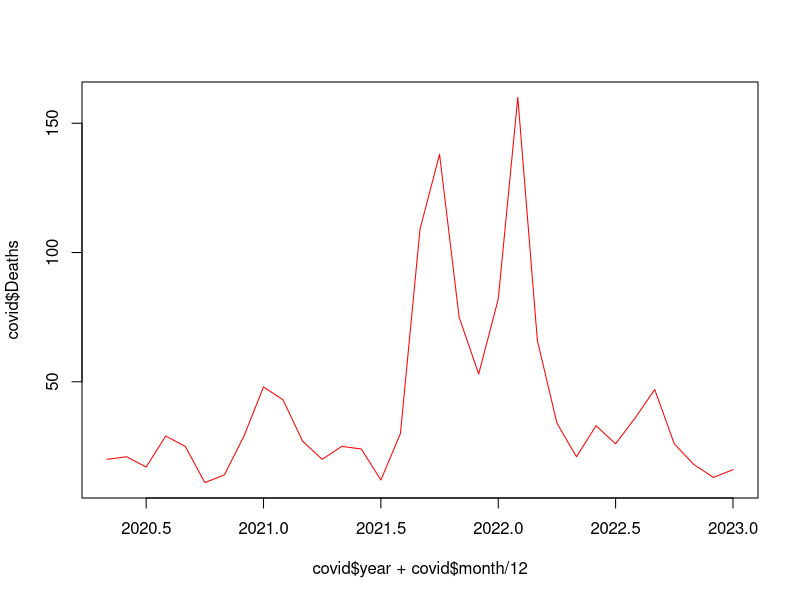
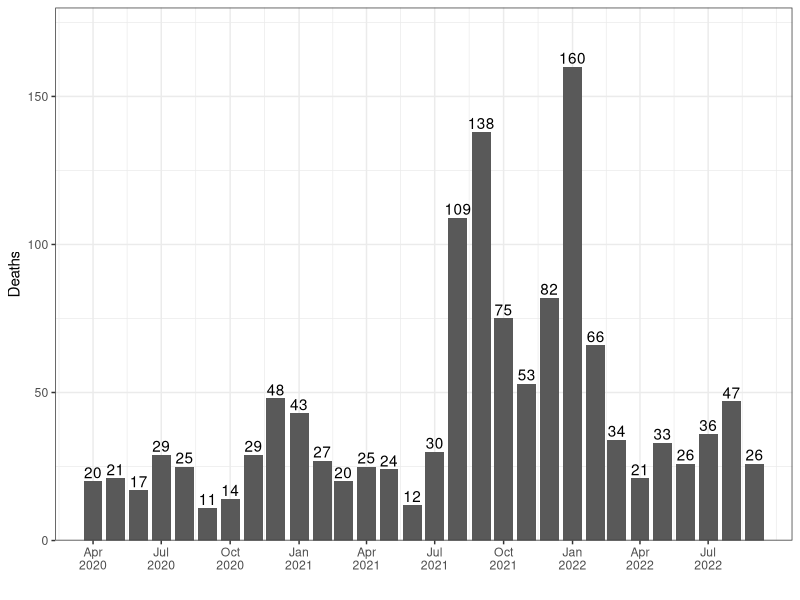
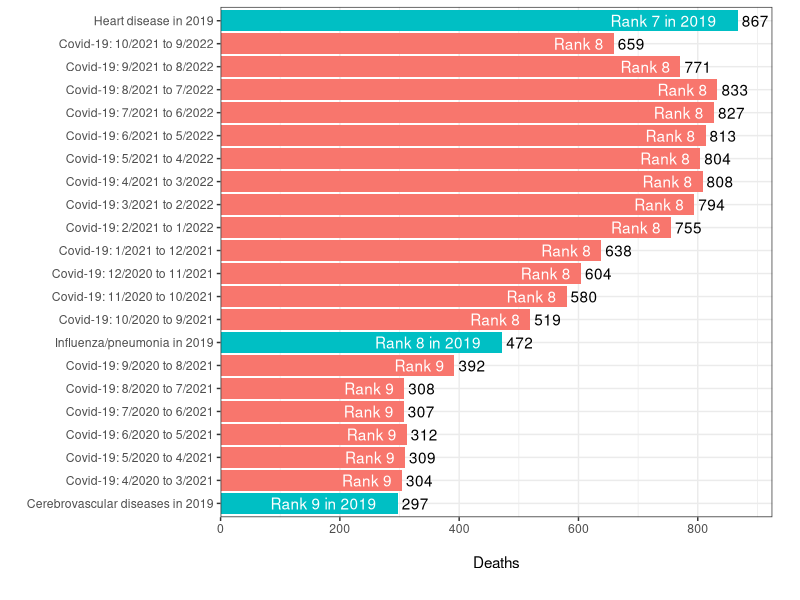
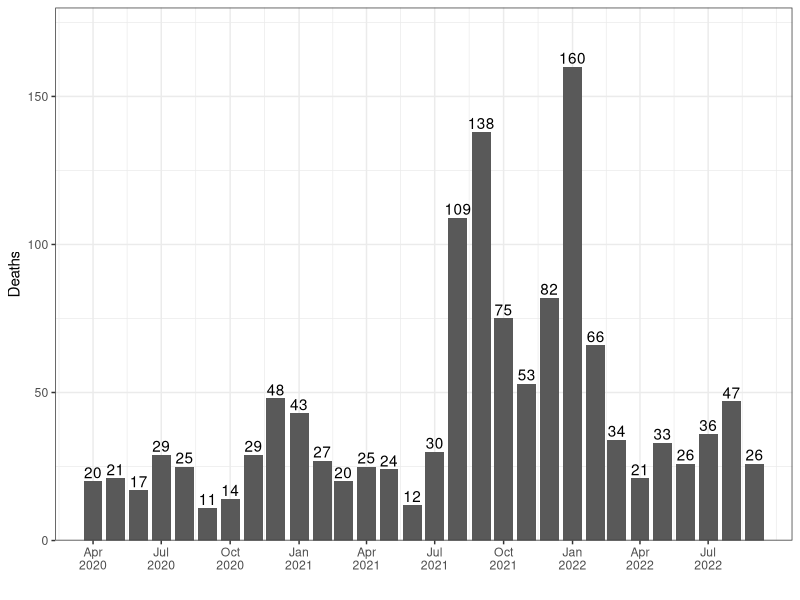
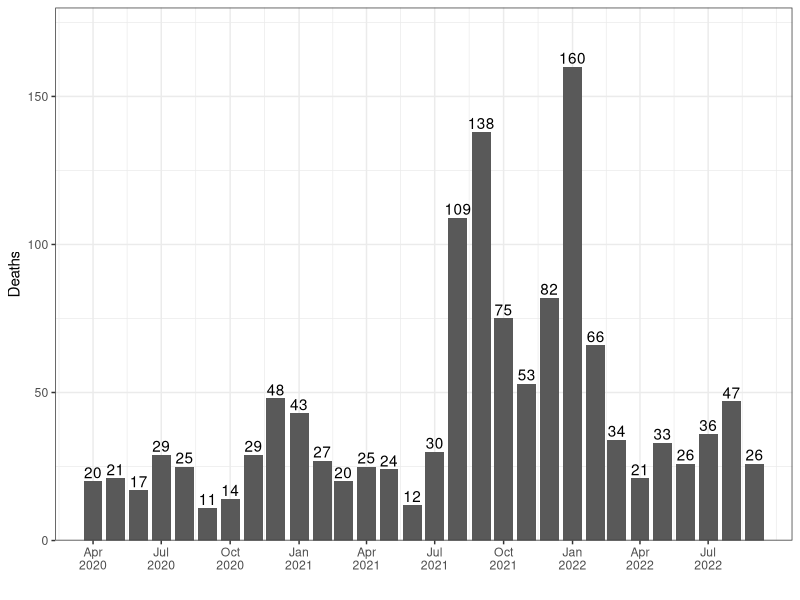
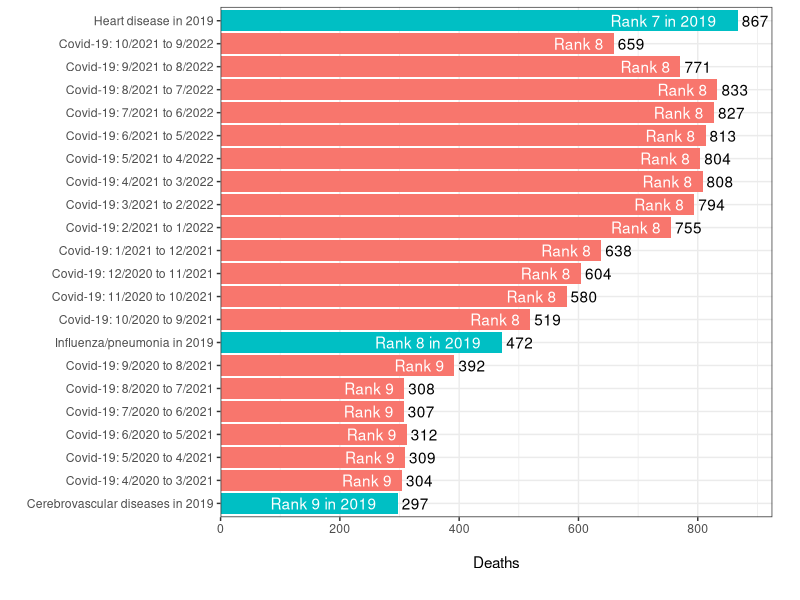
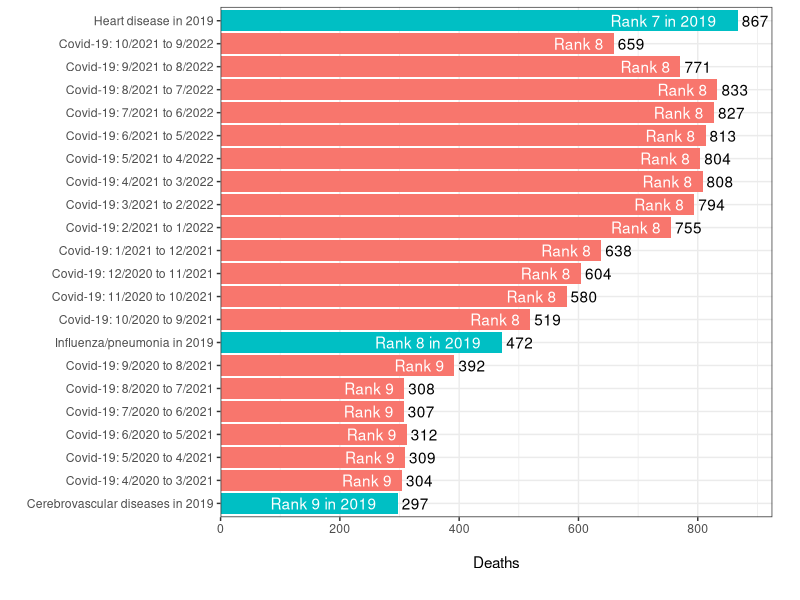

These figures' R source, in order:
library(data.table)
library(here)
library(tidyverse)

## COVID-19 (U07.1) as an underlying cause of death for the study period
## see .txt files for date on which the data was accessed
## as more data becomes available, change the end date -- recent months are incomplete
END_DATE = as.Date("2022-09-01")

covid = fread(here("data/monthly.txt")) # fine to ignore the warning
dates = as.Date(strptime(paste0(covid$`Month Code`,"/01"),format = "%Y/%m/%d"))

covid$month = month(dates)
covid$year = year(dates)
covid = covid[complete.cases(covid),]
plot(covid$year + covid$month/12,covid$Deaths,ty="l",col="red")
covid$date = lubridate::my(paste(covid$month,covid$year))


g = ggplot(covid %>% filter(date <= END_DATE),aes(x=date,y=Deaths))
g = g + geom_bar(stat="identity")

g = g + theme_bw() + ylab("")
g = g + 
  scale_x_date(breaks = seq(as.Date("2020-04-01"), as.Date("2022-07-01"), by="3 months"), 
               date_labels = "%b\n%Y",expand=c(.5/12,0)) + scale_y_continuous(limits=c(0,180),
                                                                              expand=c(0,0))
g = g + ylab("Deaths")
g = g + xlab("")
g = g +  geom_text(aes(label=Deaths),vjust=-.25)

g
ggsave(here("figures/timeseries.png"),g,width=10*.8,height=8*.6)
ggsave(here("figures/timeseries.svg"),g,width=10*.8,height=8*.6)

# annual1 = NULL
# dd = covid$Deaths
# for(i in 1:(30-12)) {
#   annual1 = c(annual1,sum(dd[i:(i+12-1)]))
# }

# df=data.frame(x=annual1,date=paste(covid$month[ii],year=covid$year[ii]))
# df = df[c(1,8,12),]
# 
# 
# 
# ## note the hard-coded numbers here from 2019
# df = rbind(df,data.frame(x=c(472,297),date=c("Influenza/pneumonia","Cerebrovascular diseases")))

annual1 = zoo::rollsum(covid$Deaths,12,na.pad=TRUE,align = "right") 
ii = which(!is.na(annual1) & covid$date <= as.Date(END_DATE)) #(28-17+1):29
date_periods = covid$date[ii]
date_periods = 
  sprintf("Covid-19: %d/%d to %d/%d",month(date_periods-330),year(date_periods-330),month(date_periods),year(date_periods))
df=data.frame(x=annual1[ii],date=date_periods,
              order=order(covid$date[ii]),type="COVID-19 deaths in period")
# note hard-coding here! the code only works as deaths are between 297-471 and 472-867
df$rank = "Rank 8"
df$rank[df$x < 472] = "Rank 9"
df$rank[df$x < 297] = "Rank 10"
df = rbind(df,data.frame(x=c(867,472,297),date=c("Heart disease in 2019",
                                                 "Influenza/pneumonia in 2019",
                                                 "Cerebrovascular diseases in 2019"),
                         type="Deaths in 2019",order=c(20,6.5,.5),
                         rank=c("Rank 7 in 2019","Rank 8 in 2019","Rank 9 in 2019")))

df = df[order(df$order),]
g = ggplot(df,aes(x=factor(date,levels=date),y=x,fill=type))
g = g + geom_bar(stat="identity") + ylab("\nDeaths") + coord_flip() + xlab("")
g = g + scale_y_continuous(expand=c(0,0),limits=c(0,925),breaks=seq(0,900,200))
g = g + geom_text(aes(label = rank), hjust=1.2, colour = "white")
g = g + theme_bw()
g = g + theme(legend.position="none",plot.margin=margin(5,20,20,5))
g = g +  geom_text(aes(label=x),hjust=-.15)
g
ggsave(here("figures/ranks.png"),g,width=10*.8,height=8*.6)
ggsave(here("figures/ranks.svg"),g,width=10*.8,height=8*.6)
